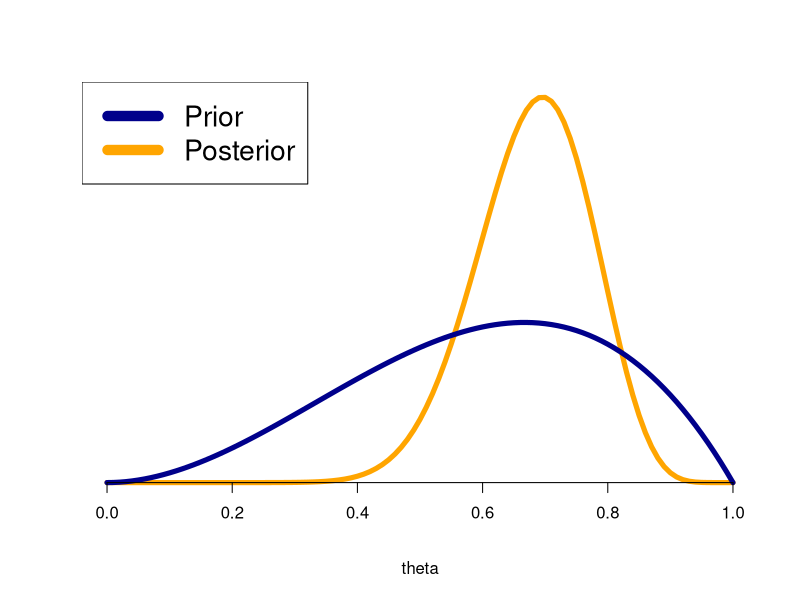
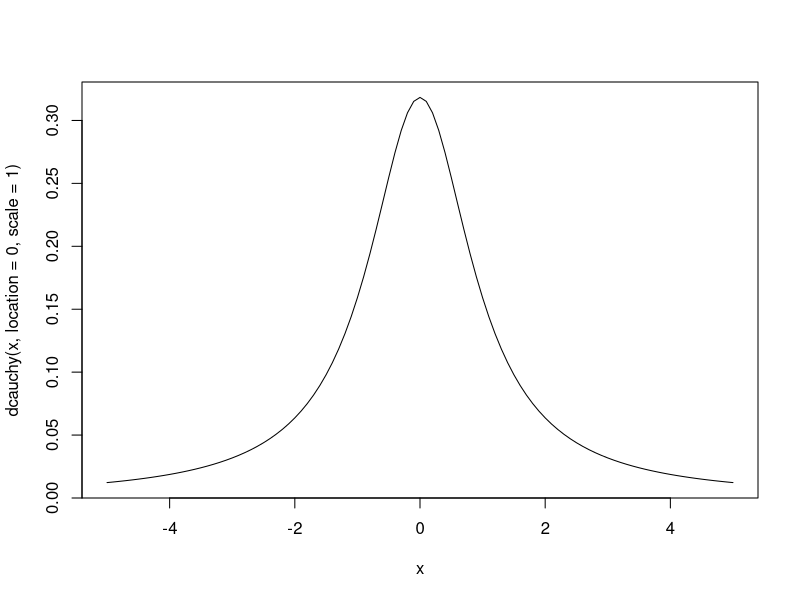
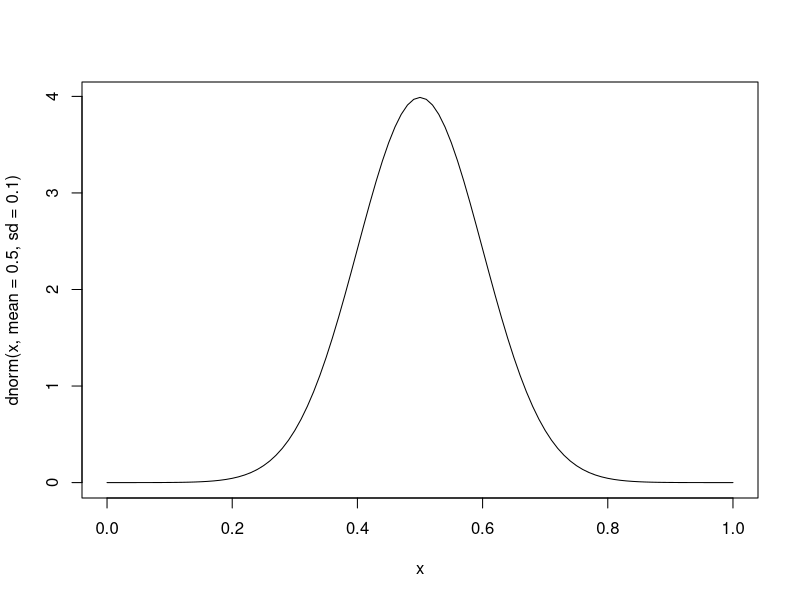
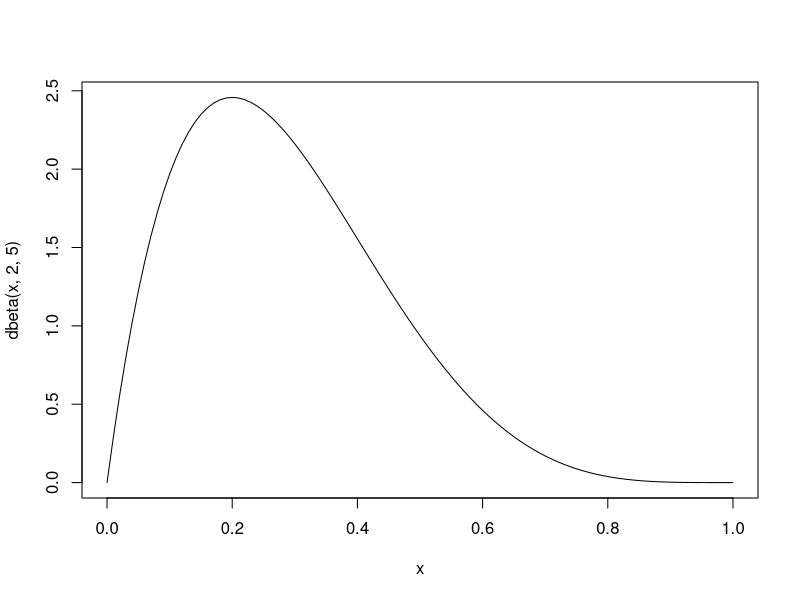

Source code (R) for these figures, in order:
## ---- chunk 1
N = 20
y = 14

theta = seq(0, 1, by=0.01)
prior = dbeta(theta, 3, 2)
likelihood = dbinom(y, N, theta)
joint = prior * likelihood

posterior = joint / sum(joint)

print(cbind(theta, prior, posterior)[1:10, ])
## ---- chunk 2
prior = prior / sum(prior)
plot(theta, posterior, type="l", col="orange", lwd=5, xlim=c(0,1), xlab="theta", ylab="", axes=FALSE)
lines(theta, prior, col="darkblue", lwd=5)
legend("topleft", legend=c("Prior", "Posterior"),
       col=c("darkblue", "orange"), lty=1, cex=1.7, lwd=10)
axis(1, pos=0)
## ---- chunk 3
curve(expr = dcauchy(x, location = 0, scale = 1), from = -5, to = 5)
## ---- chunk 4
curve(expr = dnorm(x, mean = 0.5, sd = 0.1), from = 0, to = 1)
## ---- chunk 5
curve(expr = dbeta(x, 2, 5), from = 0, to = 1)
